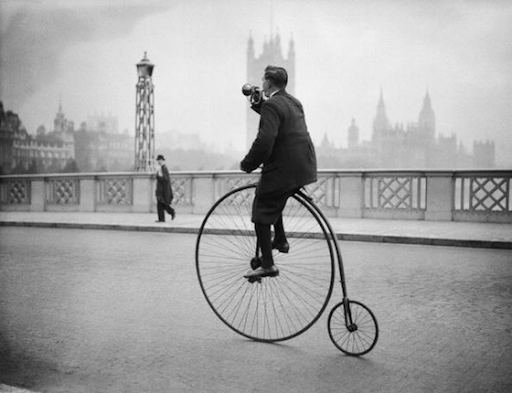
%> input picture Lesson 40 Hierachical LK/penny-farthing.png, 512 x 393 px
$ octave image_pyramids.m   (GNU Octave 9; MATLAB toolbox functions it lacks are replaced by stand-ins)
%> lines starting %> are read from the running program, lines starting %| are printed output that depends on the picture
clc,clear,close all
img = imread("penny-farthing.png");
%> img is the input picture: size 393x512 uint8; min 0, max 247, mean 166
% img = im2double(img)
figure, imshow(img, []), title('Original Image');

img_d = downsample(img);   % 1/2 size
%> in downsample, `img_d = img(1:2:end, 1:2:end);`:
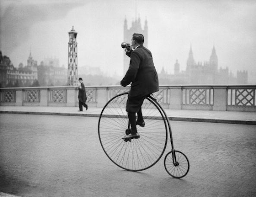
%> img_d: size 197x256 uint8; min 0, max 245, mean 166
img_d = downsample(img_d); % 1/4 size
%> in downsample (call 2), `img_d = img(1:2:end, 1:2:end);`:
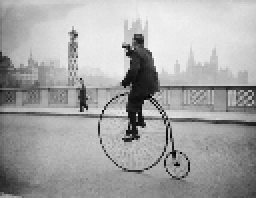
%> img_d: size 99x128 uint8 (shown 2 times larger); min 0, max 245, mean 165.7
img_d = downsample(img_d); % 1/8 size

img_bd = blur_downsample(img);   % 1/2 size
img_bd = blur_downsample(img_bd); % 1/4 size
%> in blur_downsample (call 2), `img_b = imfilter(img, gaussian_filter);`:
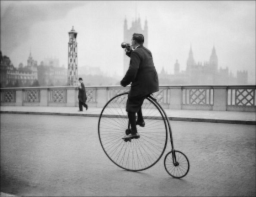
%> img_b: size 197x256 uint8; min 12, max 242, mean 165.5
%> in downsample (call 5), `img_d = img(1:2:end, 1:2:end);`:
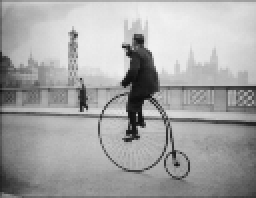
%> img_d: size 99x128 uint8 (shown 2 times larger); min 14, max 241, mean 165
img_bd = blur_downsample(img_bd); % 1/8 size
%> in downsample (call 6), `img_d = img(1:2:end, 1:2:end);`:
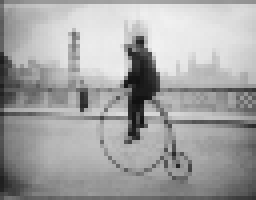
%> img_d: size 50x64 uint8 (shown 4 times larger); min 17, max 241, mean 163.8
%
% figure, imshow(imresize(img_d, size(img))), title('down sampling w/o blur'); % viewing downsampled image in orginal size
% figure, imshow(imresize(img_bd, size(img))), title('down sampling after smoothing');
figure, imshow(imresize(img_d, size(img), 'nearest')), title('down sampling w/o blur'); % viewing downsampled image in orginal size
%> after `imshow(imresize(img_d, size(img), 'nearest'))`:
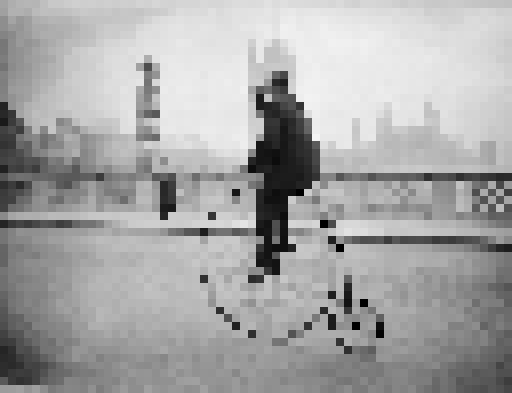
%> displayed picture: size 393x512, on the screen's scale of 0 to 255; min 0, max 243, mean 166
figure, imshow(imresize(img_bd, size(img), 'nearest')), title('down sampling after smoothing'); % 'nearest no interpolation'
%> after `imshow(imresize(img_bd, size(img), 'nearest'))`:
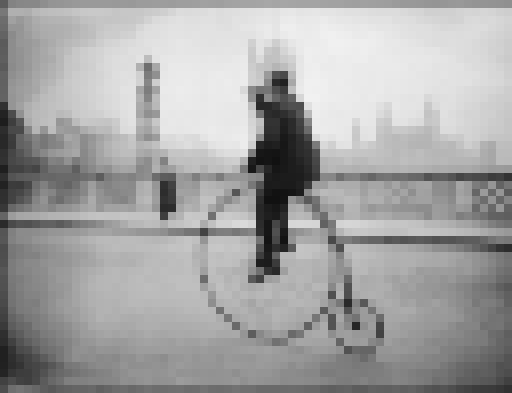
%> displayed picture: size 393x512, on the screen's scale of 0 to 255; min 17, max 241, mean 163.7
function img_d = downsample(img)
%%%%%%%%%%%%%%%%%%%%%%%%%%%%%%%%%
% down_sample the input image to half its size
% by throwing awary every other row and column
% input: img
% output: img_d half size of img
%%%%%%%%%%%%%%%%%%%%%%%%%%%%%%%%%
img_d = img(1:2:end, 1:2:end);
end

function img_bd = blur_downsample(img)
%%%%%%%%%%%%%%%%%%%%%%%%%%%%%%%%%%%%%%%%%%%
% blur by 5 by 5 gaussian , then downsample
%%%%%%%%%%%%%%%%%%%%%%%%%%%%%%%%%%%%%%%%%%%
gaussian_filter = fspecial('gaussian', [5 5]);
img_b = imfilter(img, gaussian_filter);
img_bd = downsample(img_b);
end
